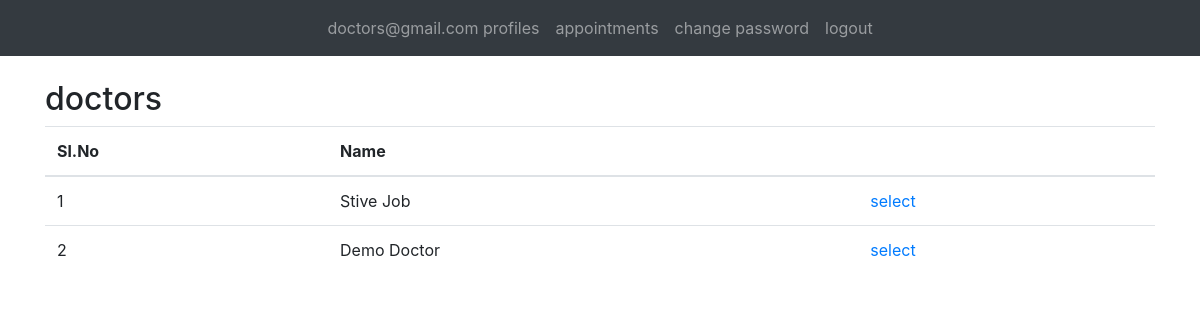
Screenshot of /doctors/ (signed in) with the database file from the repository.
### users/models.py (models this page shows, shortened)
class User(AbstractBaseUser, PermissionsMixin):
    email = models.EmailField(unique=True)
    first_name = models.CharField(_('first name'), max_length=30, blank=True)
    last_name = models.CharField(_('last name'), max_length=150, blank=True)
    is_staff = models.BooleanField(
        _('staff status'),
        default=False,
        help_text=_('Designates whether the user can log into this admin site.'),
    )
    type = models.CharField(max_length=15, choices=USER_TYPE, default='PATIENT')
    date_joined = models.DateTimeField(_('date joined'), default=timezone.now)
    USERNAME_FIELD = 'email'
    objects = UserManager()

### doctors/models.py (models this page shows, shortened)
class Doctors(models.Model):
    user = models.ForeignKey(get_user_model(), on_delete=models.CASCADE, related_name='doctors_user')
    specialised = models.CharField(max_length=15, default='PATIENT')
    addr = models.CharField(max_length=155, null=True)
    qualification = models.CharField(max_length=100, blank=True, null=True)

### doctors/views.py (the view)
# urls.py: path('doctors/', include('doctors.urls', namespace='doctors')),
def doctors(request):
    doctors_list = models.Doctors.objects.all()
    return render(request, 'doctors.html', {'doctors': doctors_list})

### templates/doctors.html (shortened to what this page needs)
{% extends 'app_base.html' %}
{% block content %}
  <h2>doctors</h2>
   <div class="row">
    <div class="col-md-12 table-responsive">
    <div class="common-table">
     <table class="table my-pagination">
      <thead>
       <tr class="tr-head">
        <th>Sl.No</th>
        <th>Name</th>
        <th></th>
       </tr>
      </thead>
      <tbody>
      {% if doctors %}
          {% for doc in doctors %}
      <tr class="tr-body">
        <td>{{forloop.counter}}</td>
        <td>{{doc.user.first_name}} {{doc.user.last_name}}</td>
        <td><a href="/doctors/appointments/create/{{doc.pk}}" >select</a></td>
      </tr>
       {% endfor %}
       {% else %}
       <tr class="no-data">
        <td colspan="20">No Data</td>
       </tr>
       {% endif %}
      </tbody>
     </table>
     </div>
   </div>
  </div>
{% endblock %}

### templates/app_base.html (shortened to what this page needs)
<!DOCTYPE html>
<html>
<head>
  <link rel="stylesheet" href="https://maxcdn.bootstrapcdn.com/bootstrap/4.4.1/css/bootstrap.min.css">
</head>
<body>
        <nav class="navbar navbar-expand-sm bg-dark navbar-dark justify-content-center">
        {% if user.is_authenticated %}
        <ul class="navbar-nav ">
            <li class="nav-item">
                <a href="/user/profile" class="nav-link"> {{ user.email }} profiles</a>
            </li>
            {% if user.type == 'PATIENT' %}
            <li class="nav-item"><a href="/patients/appointments" class="nav-link">My Appointments</a></li>
            <li><a href="/doctors/" class="nav-link">doctors</a></li>
            {% else %}
            <li class="nav-item"><a href="/doctors/appointments/" class="nav-link">appointments</a></li>
            {% endif %}
            <li class="nav-item"><a href="/user/change/password/" class="nav-link">change password</a>
            <li class="nav-item"><a href="/user/logout" class="nav-link">logout</a>
            </li>
        </ul>
        {% else %}
        <ul class="navbar-nav justify-content-center">
            <li class="nav-item"> <a class="nav-link" href="/">Home</a></li>
            <li class="nav-item"><a class="nav-link" href="/user/login">login</a></li>
            <li class="nav-item"><a class="nav-link" href="/user/signup">signup</a></li>
        </ul>
        {% endif %}
        </nav>
    <br>
    <div class="container">
        {% block content %}
        {% endblock %}
    </div>
</body>
</html>

### rows the page displays
User: email "doctors@gmail.com"
Doctors: user.first_name "Stive", user.last_name "Job"
Doctors: user.first_name "Demo", user.last_name "Doctor"
